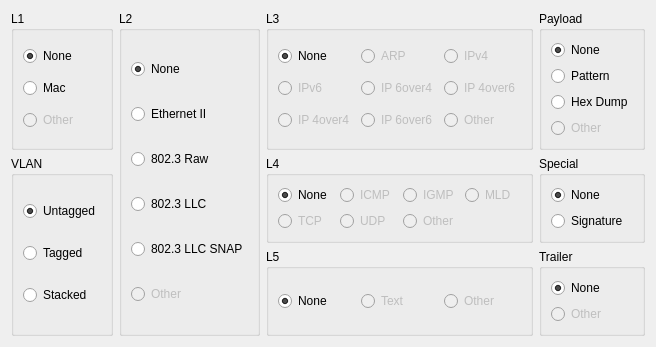
         <widget class="QWidget" name="page">
          <property name="geometry">
           <rect>
            <x>0</x>
            <y>0</y>
            <width>602</width>
            <height>334</height>
           </rect>
          </property>
          <attribute name="label">
           <string>Simple</string>
          </attribute>
          <layout class="QGridLayout">
           <item row="0" column="0">
            <widget class="QGroupBox" name="gbL1Proto">
             <property name="title">
              <string>L1</string>
             </property>
             <layout class="QVBoxLayout">
              <item>
               <widget class="QRadioButton" name="rbL1None">
                <property name="text">
                 <string>None</string>
                </property>
                <property name="checked">
                 <bool>true</bool>
                </property>
               </widget>
              </item>
              <item>
               <widget class="QRadioButton" name="rbL1Mac">
                <property name="text">
                 <string>Mac</string>
                </property>
                <property name="checked">
                 <bool>false</bool>
                </property>
               </widget>
              </item>
              <item>
               <widget class="QRadioButton" name="rbL1Other">
                <property name="enabled">
                 <bool>false</bool>
                </property>
                <property name="text">
                 <string>Other</string>
                </property>
               </widget>
              </item>
             </layout>
            </widget>
           </item>
           <item row="0" column="1" rowspan="3">
            <widget class="QGroupBox" name="gbFrameType">
             <property name="enabled">
              <bool>true</bool>
             </property>
             <property name="title">
              <string>L2</string>
             </property>
             <layout class="QVBoxLayout">
              <item>
               <widget class="QRadioButton" name="rbFtNone">
                <property name="text">
                 <string>None</string>
                </property>
                <property name="checked">
                 <bool>true</bool>
                </property>
               </widget>
              </item>
              <item>
               <widget class="QRadioButton" name="rbFtEthernet2">
                <property name="text">
                 <string>Ethernet II</string>
                </property>
                <property name="checked">
                 <bool>false</bool>
                </property>
               </widget>
              </item>
              <item>
               <widget class="QRadioButton" name="rbFt802Dot3Raw">
                <property name="text">
                 <string>802.3 Raw</string>
                </property>
               </widget>
              </item>
              <item>
               <widget class="QRadioButton" name="rbFt802Dot3Llc">
                <property name="text">
                 <string>802.3 LLC</string>
                </property>
                <property name="checked">
                 <bool>false</bool>
                </property>
               </widget>
              </item>
              <item>
               <widget class="QRadioButton" name="rbFtLlcSnap">
                <property name="text">
                 <string>802.3 LLC SNAP</string>
                </property>
               </widget>
              </item>
              <item>
               <widget class="QRadioButton" name="rbFtOther">
                <property name="enabled">
                 <bool>false</bool>
                </property>
                <property name="text">
                 <string>Other</string>
                </property>
               </widget>
              </item>
             </layout>
            </widget>
           </item>
           <item row="0" column="2">
            <widget class="QGroupBox" name="gbL3Proto">
             <property name="enabled">
              <bool>true</bool>
             </property>
             <property name="title">
              <string>L3</string>
             </property>
             <layout class="QGridLayout">
              <item row="0" column="0">
               <widget class="QRadioButton" name="rbL3None">
                <property name="text">
                 <string>None</string>
                </property>
                <property name="checked">
                 <bool>true</bool>
                </property>
               </widget>
              </item>
              <item row="0" column="1">
               <widget class="QRadioButton" name="rbL3Arp">
                <property name="enabled">
                 <bool>false</bool>
                </property>
                <property name="text">
                 <string>ARP</string>
                </property>
               </widget>
              </item>
              <item row="0" column="2">
               <widget class="QRadioButton" name="rbL3Ipv4">
                <property name="enabled">
                 <bool>false</bool>
                </property>
                <property name="text">
                 <string>IPv4</string>
                </property>
                <property name="checked">
                 <bool>false</bool>
                </property>
               </widget>
              </item>
              <item row="1" column="0">
               <widget class="QRadioButton" name="rbL3Ipv6">
                <property name="enabled">
                 <bool>false</bool>
                </property>
                <property name="text">
                 <string>IPv6</string>
                </property>
               </widget>
              </item>
              <item row="1" column="1">
               <widget class="QRadioButton" name="rbL3Ip6over4">
                <property name="enabled">
                 <bool>false</bool>
                </property>
                <property name="text">
                 <string>IP 6over4</string>
                </property>
                <property name="checked">
                 <bool>false</bool>
                </property>
               </widget>
              </item>
              <item row="1" column="2">
               <widget class="QRadioButton" name="rbL3Ip4over6">
                <property name="enabled">
                 <bool>false</bool>
                </property>
                <property name="text">
                 <string>IP 4over6</string>
                </property>
                <property name="checked">
                 <bool>false</bool>
                </property>
               </widget>
              </item>
              <item row="2" column="0">
               <widget class="QRadioButton" name="rbL3Ip4over4">
                <property name="enabled">
                 <bool>false</bool>
                </property>
                <property name="text">
                 <string>IP 4over4</string>
                </property>
                <property name="checked">
                 <bool>false</bool>
                </property>
               </widget>
              </item>
              <item row="2" column="1">
               <widget class="QRadioButton" name="rbL3Ip6over6">
                <property name="enabled">
                 <bool>false</bool>
                </property>
                <property name="text">
                 <string>IP 6over6</string>
                </property>
                <property name="checked">
                 <bool>false</bool>
                </property>
               </widget>
              </item>
              <item row="2" column="2">
               <widget class="QRadioButton" name="rbL3Other">
                <property name="enabled">
                 <bool>false</bool>
                </property>
                <property name="text">
                 <string>Other</string>
                </property>
               </widget>
              </item>
             </layout>
            </widget>
           </item>
           <item row="1" column="0" rowspan="2">
            <widget class="QGroupBox" name="gbVlan">
             <property name="enabled">
              <bool>true</bool>
             </property>
             <property name="title">
              <string>VLAN</string>
             </property>
             <property name="checkable">
              <bool>false</bool>
             </property>
             <property name="checked">
              <bool>false</bool>
             </property>
             <layout class="QVBoxLayout">
              <item>
               <widget class="QRadioButton" name="rbVlanNone">
                <property name="text">
                 <string>Untagged</string>
                </property>
                <property name="checked">
                 <bool>true</bool>
                </property>
               </widget>
              </item>
              <item>
               <widget class="QRadioButton" name="rbVlanSingle">
                <property name="text">
                 <string>Tagged</string>
                </property>
               </widget>
              </item>
              <item>
               <widget class="QRadioButton" name="rbVlanDouble">
                <property name="text">
                 <string>Stacked</string>
                </property>
               </widget>
              </item>
             </layout>
            </widget>
           </item>
           <item row="1" column="2">
            <widget class="QGroupBox" name="gbL4Proto">
             <property name="enabled">
              <bool>true</bool>
             </property>
             <property name="title">
              <string>L4</string>
             </property>
             <layout class="QGridLayout">
              <item row="0" column="0">
               <widget class="QRadioButton" name="rbL4None">
                <property name="text">
                 <string>None</string>
                </property>
                <property name="checked">
                 <bool>true</bool>
                </property>
               </widget>
              </item>
              <item row="0" column="1">
               <widget class="QRadioButton" name="rbL4Icmp">
                <property name="enabled">
                 <bool>false</bool>
                </property>
                <property name="text">
                 <string>ICMP</string>
                </property>
               </widget>
              </item>
              <item row="0" column="2">
               <widget class="QRadioButton" name="rbL4Igmp">
                <property name="enabled">
                 <bool>false</bool>
                </property>
                <property name="text">
                 <string>IGMP</string>
                </property>
               </widget>
              </item>
              <item row="1" column="0">
               <widget class="QRadioButton" name="rbL4Tcp">
                <property name="enabled">
                 <bool>false</bool>
                </property>
                <property name="text">
                 <string>TCP</string>
                </property>
               </widget>
              </item>
              <item row="1" column="1">
               <widget class="QRadioButton" name="rbL4Udp">
                <property name="enabled">
                 <bool>false</bool>
                </property>
                <property name="text">
                 <string>UDP</string>
                </property>
               </widget>
              </item>
              <item row="1" column="2">
               <widget class="QRadioButton" name="rbL4Other">
                <property name="enabled">
                 <bool>false</bool>
                </property>
                <property name="text">
                 <string>Other</string>
                </property>
               </widget>
              </item>
              <item row="0" column="3">
               <widget class="QRadioButton" name="rbL4Mld">
                <property name="enabled">
                 <bool>false</bool>
                </property>
                <property name="text">
                 <string>MLD</string>
                </property>
               </widget>
              </item>
             </layout>
            </widget>
           </item>
           <item row="2" column="2">
            <widget class="QGroupBox" name="gbL5Proto">
             <property name="enabled">
              <bool>true</bool>
             </property>
             <property name="title">
              <string>L5</string>
             </property>
             <layout class="QHBoxLayout">
              <item>
               <widget class="QRadioButton" name="rbL5None">
                <property name="text">
                 <string>None</string>
                </property>
                <property name="checked">
                 <bool>true</bool>
                </property>
               </widget>
              </item>
              <item>
               <widget class="QRadioButton" name="rbL5Text">
                <property name="enabled">
                 <bool>false</bool>
                </property>
                <property name="text">
                 <string>Text</string>
                </property>
               </widget>
              </item>
              <item>
               <widget class="QRadioButton" name="rbL5Other">
                <property name="enabled">
                 <bool>false</bool>
                </property>
                <property name="text">
                 <string>Other</string>
                </property>
               </widget>
              </item>
             </layout>
            </widget>
           </item>
           <item row="0" column="3">
            <widget class="QGroupBox" name="gbPayloadProto">
             <property name="enabled">
              <bool>true</bool>
             </property>
             <property name="title">
              <string>Payload</string>
             </property>
             <layout class="QVBoxLayout">
              <item>
               <widget class="QRadioButton" name="rbPayloadNone">
                <property name="text">
                 <string>None</string>
                </property>
                <property name="checked">
                 <bool>true</bool>
                </property>
               </widget>
              </item>
              <item>
               <widget class="QRadioButton" name="rbPayloadPattern">
                <property name="text">
                 <string>Pattern</string>
                </property>
                <property name="checked">
                 <bool>false</bool>
                </property>
               </widget>
              </item>
              <item>
               <widget class="QRadioButton" name="rbPayloadHexDump">
                <property name="text">
                 <string>Hex Dump</string>
                </property>
               </widget>
              </item>
              <item>
               <widget class="QRadioButton" name="rbPayloadOther">
                <property name="enabled">
                 <bool>false</bool>
                </property>
                <property name="text">
                 <string>Other</string>
                </property>
               </widget>
              </item>
             </layout>
            </widget>
           </item>
           <item row="1" column="3">
            <widget class="QGroupBox" name="gbSpecial">
             <property name="enabled">
              <bool>true</bool>
             </property>
             <property name="title">
              <string>Special</string>
             </property>
             <layout class="QVBoxLayout">
              <item>
               <widget class="QRadioButton" name="rbSpecialNone">
                <property name="text">
                 <string>None</string>
                </property>
                <property name="checked">
                 <bool>true</bool>
                </property>
               </widget>
              </item>
              <item>
               <widget class="QRadioButton" name="rbSignature">
                <property name="text">
                 <string>Signature</string>
                </property>
               </widget>
              </item>
             </layout>
            </widget>
           </item>
           <item row="2" column="3">
            <widget class="QGroupBox" name="gbTrailer">
             <property name="enabled">
              <bool>true</bool>
             </property>
             <property name="title">
              <string>Trailer</string>
             </property>
             <layout class="QVBoxLayout">
              <item>
               <widget class="QRadioButton" name="rbTrailerNone">
                <property name="text">
                 <string>None</string>
                </property>
                <property name="checked">
                 <bool>true</bool>
                </property>
               </widget>
              </item>
              <item>
               <widget class="QRadioButton" name="rbTrailerOther">
                <property name="enabled">
                 <bool>false</bool>
                </property>
                <property name="text">
                 <string>Other</string>
                </property>
               </widget>
              </item>
             </layout>
            </widget>
           </item>
           <item row="3" column="0">
            <spacer name="verticalSpacer">
             <property name="orientation">
              <enum>Qt::Vertical</enum>
             </property>
             <property name="sizeHint" stdset="0">
              <size>
               <width>20</width>
               <height>40</height>
              </size>
             </property>
            </spacer>
           </item>
          </layout>
         </widget>
